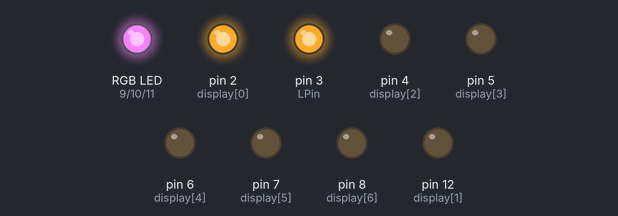
This sketch was run on a simulated Arduino Uno, built with avr-gcc and run on an emulated ATmega328P. Parts: an RGB LED mixed from three pins (HIGH = lit), output pins drawn as LEDs (lit = HIGH).

Above: at 8.05 s.
At 11.79 s:
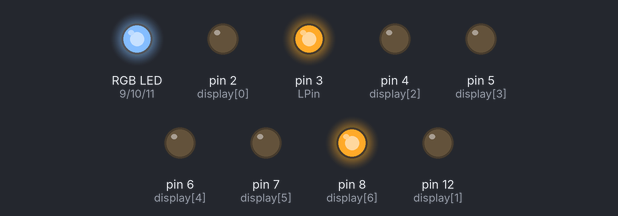
At 15.51 s:
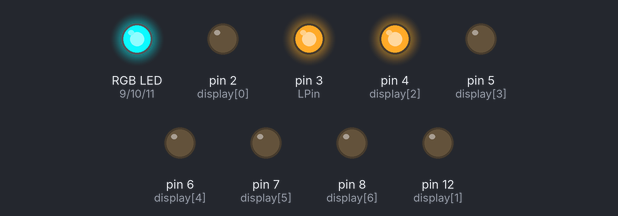
At 23.58 s:
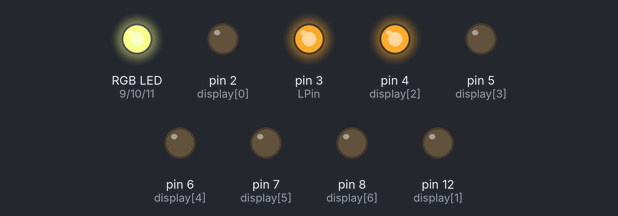
At 31.88 s:
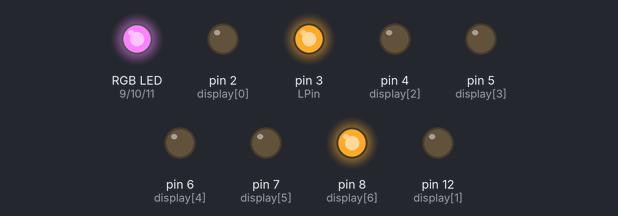
At 39.84 s:
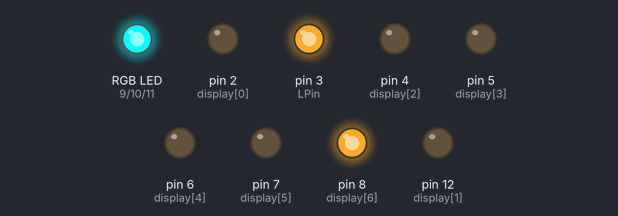
Timing chart, 0 to 40.0 s (numbered marks = the images above):
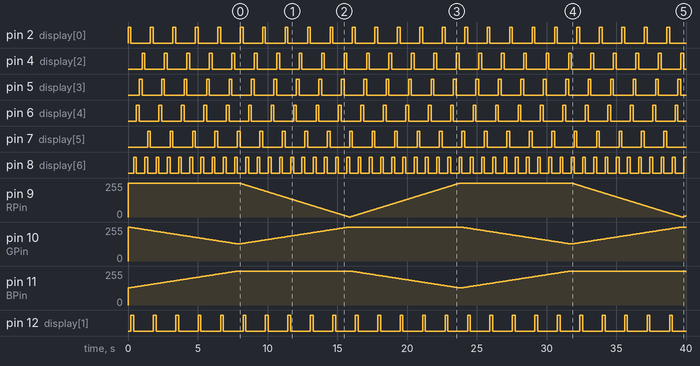

Measured:
- by itself, pin 8 (display[6]): alternates HIGH for 0.20 s and LOW for 0.60 s
- by itself, pin 2 (display[0]), pin 4 (display[2]), pin 5 (display[3]), pin 6 (display[4]), pin 7 (display[5]), pin 12 (display[1]): alternates HIGH for 0.20 s and LOW for 1.4 s

The sketch:

rgbFade.ino
```cpp
const char display[]={2,12,4,5,6,7,8};
const char RPin=9, GPin=10, BPin=11, LPin=3;


int stateHVS(int st, const int res){
	if(st<3){
		switch(st%3){
			case 0: return 255;
			case 1: return 255-res;
			case 2: return res;
		}
	}
	switch(st%3){
		case 0: return 255;
		case 1: return 255-(res)/2;
		case 2: return res/2+128;
	}

}

void powerHVS(){
	static long anal=millis();

	static long s=0;
	static int res=0, is=0;
	if(millis()-anal >(long)30){
		s++;
		if((res=s%256)==0)
			is++;
		analogWrite(RPin, stateHVS((is)%3, res));
		analogWrite(GPin, stateHVS((is+1)%3+3, res));
		analogWrite(BPin, stateHVS((is+2)%3+3, res));
		anal=millis();
	}
}

void seg7InfinitCircle(){
	const int seq[]={0,1,6,4,3,2,6,5};

	static long i=0, time=millis();
	digitalWrite(display[seq[i]], HIGH);
	if(millis()-time>(long)200){
		digitalWrite(display[seq[i++]], LOW);
		time=millis();
	}
	if(i==8)
		i=0;

}


void setup(){
	for(int i=2; i<13; i++)
		pinMode(i, OUTPUT);

	digitalWrite(LPin, 1);

}

void loop(){

	//delay(8*60*60*1000);

	powerHVS();

	seg7InfinitCircle();

}
```
